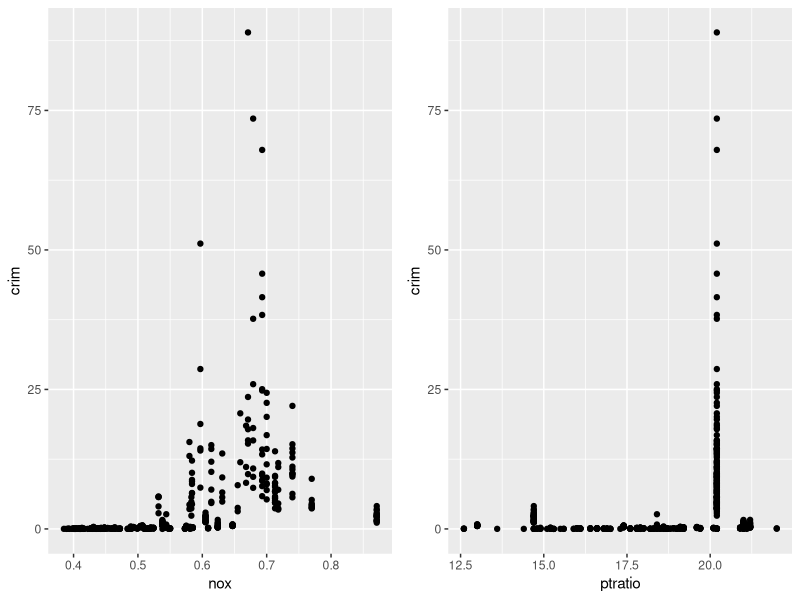

Write R code to recreate this figure.
## ---- chunk 1
library(MASS)
library(ggplot2)
# Multiple plot function
#
# ggplot objects can be passed in ..., or to plotlist (as a list of ggplot objects)
# - cols:   Number of columns in layout
# - layout: A matrix specifying the layout. If present, 'cols' is ignored.
#
# If the layout is something like matrix(c(1,2,3,3), nrow=2, byrow=TRUE),
# then plot 1 will go in the upper left, 2 will go in the upper right, and
# 3 will go all the way across the bottom.
#
multiplot <- function(..., plotlist=NULL, file, cols=1, layout=NULL) {
  library(grid)

  # Make a list from the ... arguments and plotlist
  plots <- c(list(...), plotlist)

  numPlots = length(plots)

  # If layout is NULL, then use 'cols' to determine layout
  if (is.null(layout)) {
    # Make the panel
    # ncol: Number of columns of plots
    # nrow: Number of rows needed, calculated from # of cols
    layout <- matrix(seq(1, cols * ceiling(numPlots/cols)),
                    ncol = cols, nrow = ceiling(numPlots/cols))
  }

 if (numPlots==1) {
    print(plots[[1]])

  } else {
    # Set up the page
    grid.newpage()
    pushViewport(viewport(layout = grid.layout(nrow(layout), ncol(layout))))

    # Make each plot, in the correct location
    for (i in 1:numPlots) {
      # Get the i,j matrix positions of the regions that contain this subplot
      matchidx <- as.data.frame(which(layout == i, arr.ind = TRUE))

      print(plots[[i]], vp = viewport(layout.pos.row = matchidx$row,
                                      layout.pos.col = matchidx$col))
    }
  }
}
## ---- chunk 2
plt_nox <- ggplot(data=Boston, aes(x=nox, y=crim))  + geom_point()
plt_pupil <- ggplot(data=Boston, aes(x=ptratio, y=crim))  + geom_point()

multiplot(plt_nox, plt_pupil, cols=2)
#lm( , data=boston.c)
